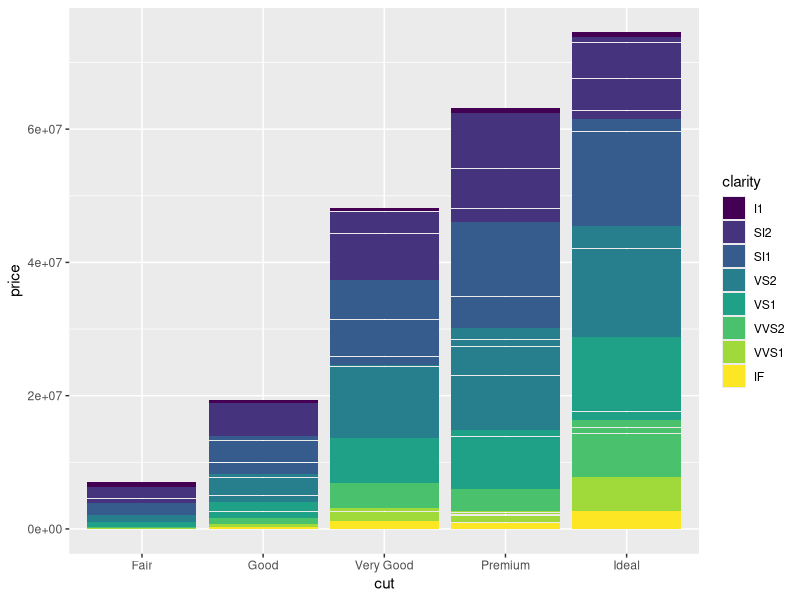
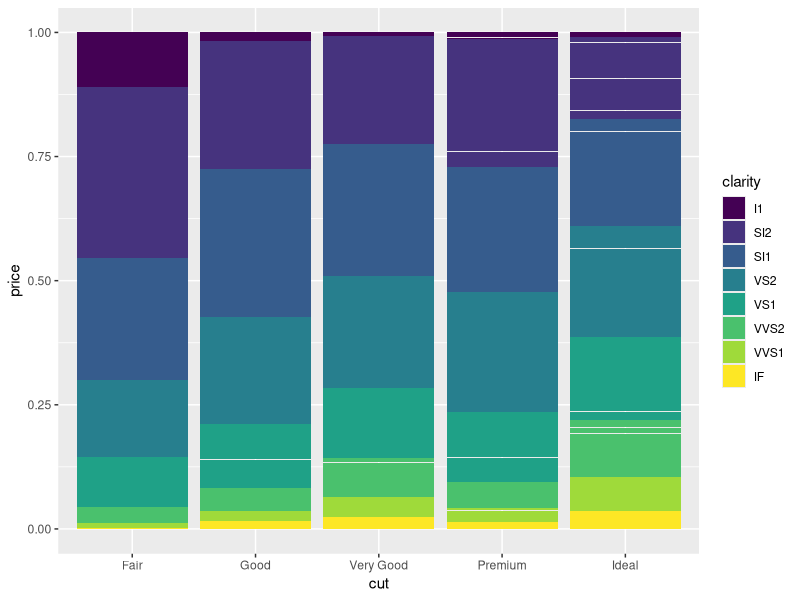
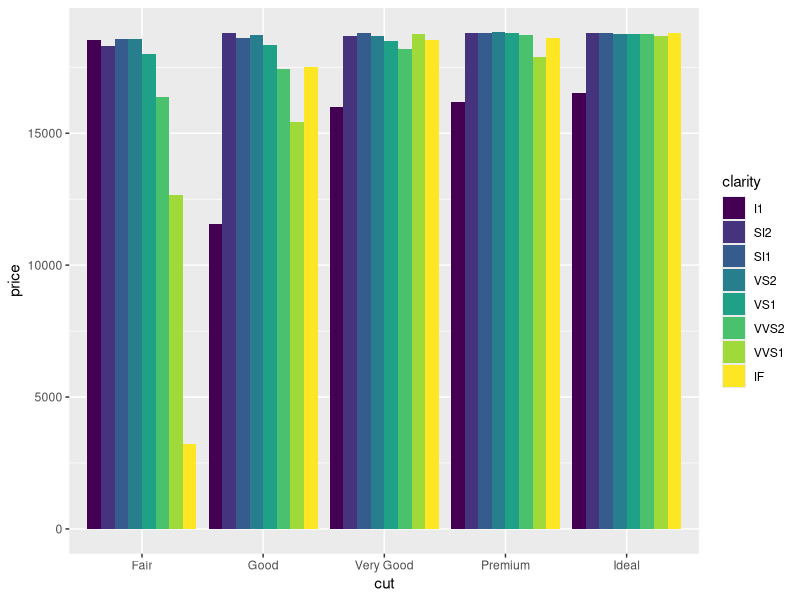
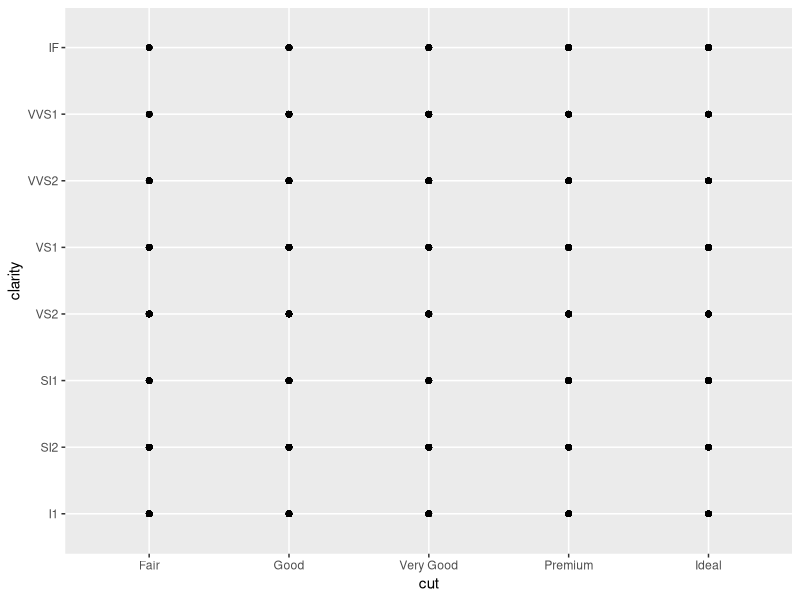
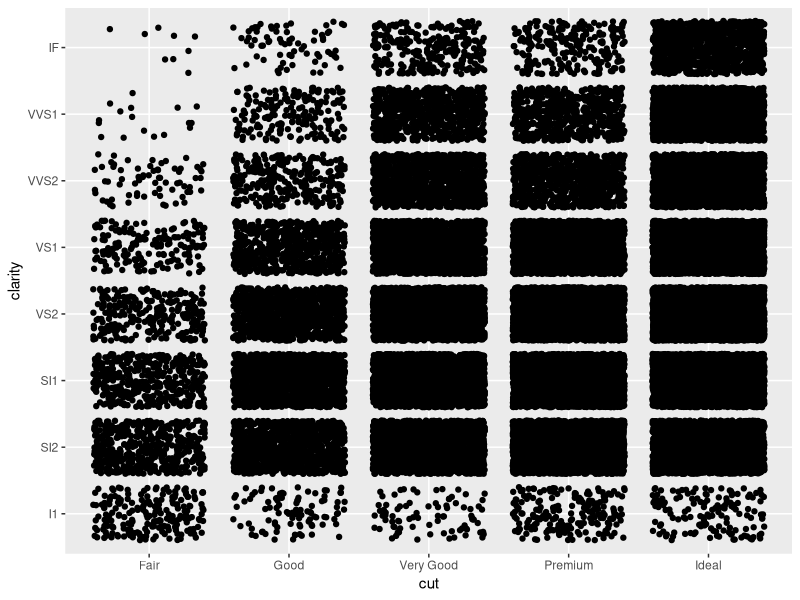
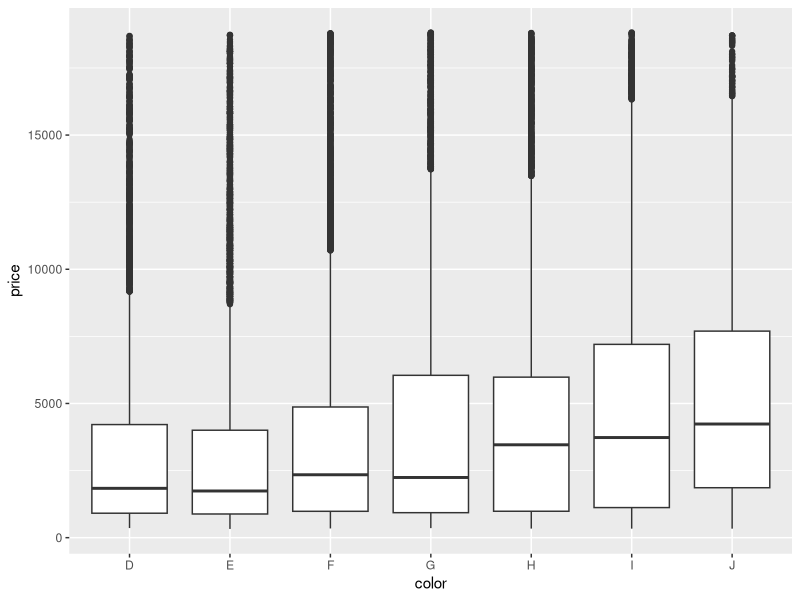
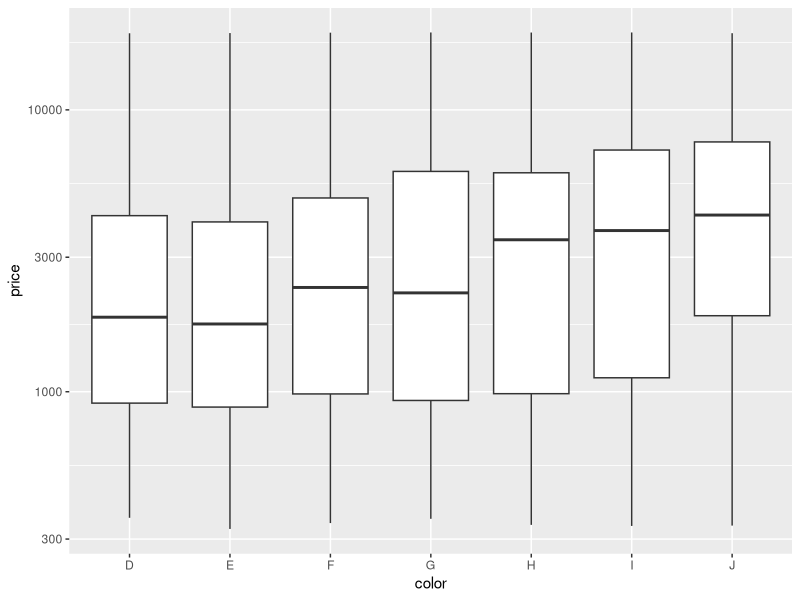
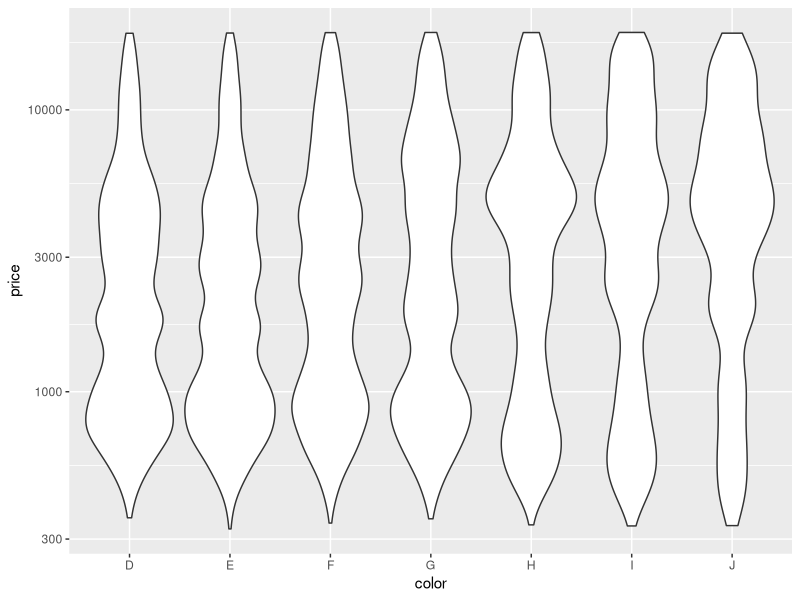

These figures' R source, in order:
# Exercise 2: advanced ggplot2 practice

# Install and load the `ggplot2` package
# install.packages('ggplot2')
library("ggplot2")

# For this exercise you will again be working with the `diamonds` data set.
# Use `?diamonds` to review details about this data set
?diamonds

## Position Adjustments

# Draw a column (bar) chart of diamonds cuts by price, with each bar filled by 
# clarity. You should see a _stacked_ bar chart.
ggplot(data = diamonds) +
  geom_col(mapping = aes(x = cut, y = price, fill = clarity))

# Draw the same chart again, but with each element positioned to "fill" the y axis
ggplot(data = diamonds) +
  geom_col(mapping = aes(x = cut, y = price, fill = clarity), position = "fill")

# Draw the same chart again, but with each element positioned to "dodge" each other
ggplot(data = diamonds) +
  geom_col(mapping = aes(x = cut, y = price, fill = clarity), position = "dodge")

# Draw a plot with point geometry with the x-position mapped to `cut` and the
# y-position mapped to `clarity`
# This creates a "grid" grouping the points
ggplot(data = diamonds) +
  geom_point(mapping = aes(x = cut, y = clarity))

# Use the "jitter" position adjustment to keep the points from all overlapping!
# (This works a little better with a sample of diamond data, such as from the
# previous exercise).
ggplot(data = diamonds) +
  geom_point(mapping = aes(x = cut, y = clarity), position = "jitter")


## Scales

# Draw a "boxplot" (with `geom_boxplot`) for the diamond's price (y) by color (x)
ggplot(data = diamonds) +
  geom_boxplot(mapping = aes(x = color, y = price))

# This has a lot of outliers, making it harder to read. To fix this, draw the
# same plot but with a _logarithmic_ scale for the y axis.
ggplot(data = diamonds) +
  geom_boxplot(mapping = aes(x = color, y = price)) +
  scale_y_log10()

# For another version, draw the same plot but with `violin` geometry instead of
# `boxplot` geometry!
# How does the logarithmic scale change the data presentation?
ggplot(data = diamonds) +
  geom_violin(mapping = aes(x = color, y = price)) +
  scale_y_log10()

# Another interesting plot: draw a plot of the diamonds price (y) by carat (x),
# using a heatmap of 2d bins (geom_bin2d)
# What happens when you make the x and y channels scale logarithmically?
ggplot(data = diamonds) +
  geom_bin2d(mapping = aes(x = carat, y = price)) +
  scale_x_log10() +
  scale_y_log10()

# Draw a scatter plot for the diamonds price (y) by carat (x). Color each point
# by the clarity (Remember, this will take a while. Use a sample of the diamonds
# for faster results)
ggplot(data = diamonds) +
  geom_point(mapping = aes(x = carat, y = price, color = clarity))

# Change the color of the previous plot using a ColorBrewer scale of your choice.
# What looks nice?
ggplot(data = diamonds) +
  geom_point(mapping = aes(x = carat, y = price, color = clarity)) +
  scale_color_brewer(palette = "Spectral")


## Coordinate Systems

# Draw a bar chart with x-position and fill color BOTH mapped to cut
# For best results, SET the `width` of the geometry to be 1 (fill plot, no space
# between)
# TIP: You can save the plot to a variable for easier modifications
bar <- ggplot(data = diamonds) +
  geom_bar(mapping = aes(x = cut, fill = cut), width = 1)
bar

# Draw the same chart, but with the coordinate system flipped
bar + coord_flip()

# Draw the same chart, but in a polar coordinate system. It's a Coxcomb chart!
bar + coord_polar()


## Facets

# Take the scatter plot of price by carat data (colored by clarity) and add
# _facets_ based on the diamond's `color`
ggplot(data = diamonds) +
  geom_point(mapping = aes(x = carat, y = price, color = clarity)) +
  scale_color_brewer(palette = "Spectral") +
  facet_wrap(~ color)


## Saving Plots

# Use the `ggsave()` function to save the current (recent) plot to disk.
# Name the output file "my-plot.png".
# Make sure you've set the working directory!!
ggsave("my-plot.png")
